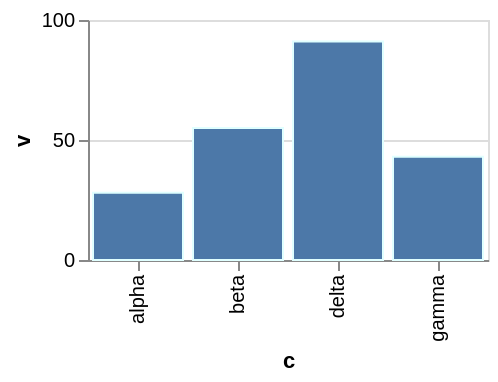

Describe this chart as a Vega-Lite specification.
### Vega-Lite specification from a JSON file in a GitHub repository (floating-point values rounded to 4 significant figures)
{"$schema": "https://vega.github.io/schema/vega-lite/v6.json", "width": 200, "height": 120, "data": {"values": [{"c": "alpha", "v": 28, "w": 3, "t": "2024-01-07"}, {"c": "beta", "v": 55, "w": 7, "t": "2024-03-19"}, {"c": "gamma", "v": 43, "w": 5, "t": "2024-06-02"}, {"c": "delta", "v": 91, "w": 9, "t": "2024-09-11"}]}, "mark": "bar", "encoding": {"x": {"field": "c", "type": "nominal"}, "y": {"field": "v", "type": "quantitative"}}, "config": {"bar": {"stroke": "lightcyan"}}}
